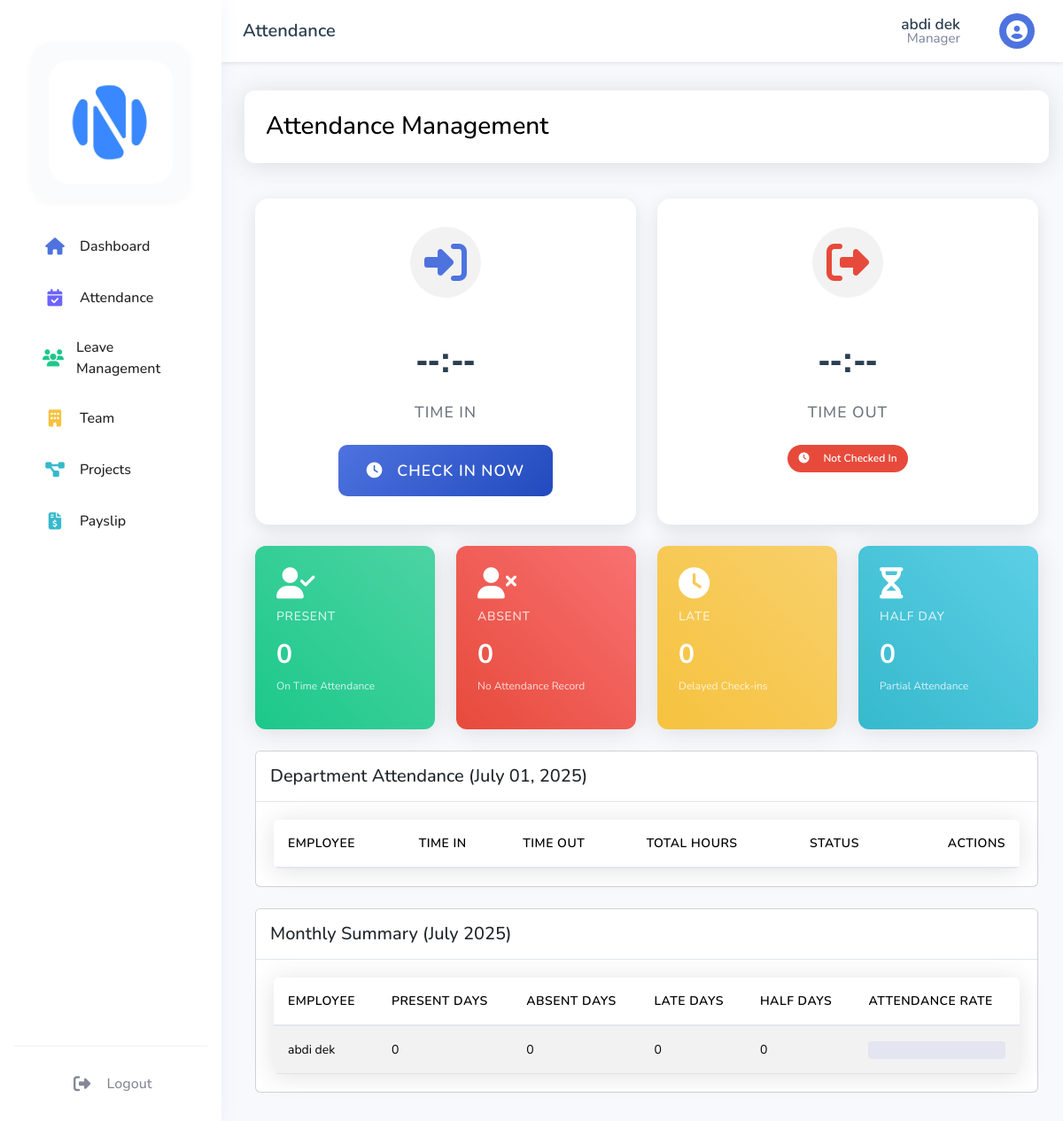
/dashboard/manager/attendance.php (signed in), run on the app's committed database.
### tables this page shows
CREATE TABLE `employees` (
  `emp_id` int(11) NOT NULL,
  `user_id` int(11) DEFAULT NULL,
  `first_name` varchar(50) NOT NULL,
  `last_name` varchar(50) NOT NULL,
  `dept_id` int(11) DEFAULT NULL,
  `position` varchar(100) DEFAULT NULL,
  `hire_date` date DEFAULT NULL,
  `basic_salary` decimal(10,2) DEFAULT '0.00',
  `salary` decimal(10,2) DEFAULT NULL,
  `phone` varchar(20) DEFAULT NULL,
  `address` text,
  `profile_image` varchar(255) DEFAULT NULL,
  `gender` enum('male','female') NOT NULL DEFAULT 'male'
);

CREATE TABLE `users` (
  `user_id` int(11) NOT NULL,
  `username` varchar(50) NOT NULL,
  `password` varchar(255) NOT NULL,
  `email` varchar(100) NOT NULL,
  `role` enum('admin','hr','manager','employee') NOT NULL,
  `status` enum('active','inactive','on_leave','deleted') DEFAULT 'active',
  `created_at` timestamp NOT NULL DEFAULT CURRENT_TIMESTAMP,
  `last_login` timestamp NULL DEFAULT NULL,
  `reset_token` varchar(64) DEFAULT NULL,
  `reset_token_expires` datetime DEFAULT NULL,
  `reset_code` varchar(6) DEFAULT NULL,
  `reset_code_expires` datetime DEFAULT NULL
);

### dashboard/manager/attendance.php (the view, shortened to what this page needs)
<?php
require_once '../../config/database.php';
$stmt = $pdo->prepare("
    SELECT e.*, d.dept_id, d.dept_name
    FROM employees e
    LEFT JOIN departments d ON e.dept_id = d.dept_id
    WHERE e.user_id = ?
");
$stmt->execute([$_SESSION['user_id']]);
$manager = $stmt->fetch();
$current_date = isset($_GET['date']) ? $_GET['date'] : date('Y-m-d');
$today = date('Y-m-d');
$stmt = $pdo->prepare("
    SELECT a.*, e.first_name, e.last_name, e.position, d.dept_name
    FROM attendance a
    JOIN employees e ON a.emp_id = e.emp_id
    JOIN departments d ON e.dept_id = d.dept_id
    WHERE a.emp_id = ? AND a.attendance_date = ?
");
$stmt->execute([$manager['emp_id'], $today]);
$today_attendance = $stmt->fetch();
$current_month = date('Y-m');
$attendance_stats = [
    'total_employees' => 0,
    'present_count' => 0,
    'absent_count' => 0,
    'late_count' => 0,
    'halfday_count' => 0
];
$monthly_summary = [];
try {
    $stmt = $pdo->prepare("
        SELECT
            COUNT(*) as total_employees,
            SUM(CASE WHEN a.status = 'present' THEN 1 ELSE 0 END) as present_count,
            SUM(CASE WHEN a.status = 'absent' THEN 1 ELSE 0 END) as absent_count,
            SUM(CASE WHEN a.status = 'late' THEN 1 ELSE 0 END) as late_count,
            SUM(CASE WHEN a.status = 'half-day' THEN 1 ELSE 0 END) as halfday_count
        FROM employees e
        LEFT JOIN attendance a ON e.emp_id = a.emp_id AND DATE(a.attendance_date) = ?
        WHERE e.dept_id = ?
    ");
    $stmt->execute([$current_date, $manager['dept_id']]);
    $attendance_stats = $stmt->fetch();
    $stmt = $pdo->prepare("
        SELECT
            e.emp_id,
            e.first_name,
            e.last_name,
            COUNT(DISTINCT CASE WHEN a.status = 'present' THEN DATE(a.attendance_date) END) as present_days,
            COUNT(DISTINCT CASE WHEN a.status = 'absent' THEN DATE(a.attendance_date) END) as absent_days,
            COUNT(DISTINCT CASE WHEN a.status = 'late' THEN DATE(a.attendance_date) END) as late_days,
            COUNT(DISTINCT CASE WHEN a.status = 'half-day' THEN DATE(a.attendance_date) END) as halfday_days
        FROM employees e
        LEFT JOIN attendance a ON e.emp_id = a.emp_id
            AND DATE_FORMAT(a.attendance_date, '%Y-%m') = ?
        WHERE e.dept_id = ?
        GROUP BY e.emp_id, e.first_name, e.last_name
        ORDER BY e.first_name
    ");
    $stmt->execute([$current_month, $manager['dept_id']]);
    $monthly_summary = $stmt->fetchAll();
} catch (PDOException $e) {
    $error = "Error fetching data: " . $e->getMessage();
}
?>
<!DOCTYPE html>
<html lang="en">
<head>
    <link href="https://cdn.jsdelivr.net/npm/bootstrap@5.3.2/dist/css/bootstrap.min.css" rel="stylesheet">
    <link rel="stylesheet" href="https://cdnjs.cloudflare.com/ajax/libs/font-awesome/6.4.0/css/all.min.css">
    <link rel="stylesheet" href="https://cdn.datatables.net/1.11.5/css/dataTables.bootstrap5.min.css">
    <link rel="stylesheet" href="../../assets/css/dashboard.css">
</head>
<body>
    <?php include 'includes/sidebar.php'; ?>
        <?php include 'includes/topbar.php'; ?>
    <div class="main-content" style="margin-left:260px; padding-top:70px; min-height:100vh; background:#f8f9fc;">
        <div class="dashboard-header" style="margin-top: 32px; background: white; padding: 1.5rem; border-radius: 0.75rem; box-shadow: 0 0.15rem 1.75rem 0 rgba(58, 59, 69, 0.15);">
                <div class="d-flex justify-content-between align-items-center">
                    <h1 class="h3 mb-0 text-black">Attendance Management</h1>
            </div>
        </div>
        <div class="container-fluid">
            <div class="row mb-4">
                <div class="col-lg-6">
                    <div class="check-in-out-card">
                        <div class="card-content">
                            <div class="icon-wrapper">
                                <i class="fas fa-sign-in-alt text-primary fa-3x"></i>
                            </div>
                            <div class="time">
                                <?php echo $today_attendance ? date('h:i A', strtotime($today_attendance['time_in'])) : '--:--'; ?>
                            </div>
                            <div class="date mb-4">Time In</div>
                            <?php if (!$today_attendance): ?>
                                <form method="POST">
                                    <button type="submit" class="btn btn-primary btn-lg action-button">
                                        <i class="fas fa-clock me-2"></i>Check In Now
                                    </button>
                                </form>
                            <?php else: ?>
                                <div class="status-badge checked-in">
                                    <i class="fas fa-check-circle me-2"></i>Checked In
                                </div>
                            <?php endif; ?>
                        </div>
                    </div>
                </div>
                <div class="col-lg-6">
                    <div class="check-in-out-card">
                        <div class="card-content">
                            <div class="icon-wrapper">
                                <i class="fas fa-sign-out-alt text-danger fa-3x"></i>
                            </div>
                            <div class="time">
                                <?php echo $today_attendance && $today_attendance['time_out'] ? date('h:i A', strtotime($today_attendance['time_out'])) : '--:--'; ?>
                            </div>
                            <div class="date mb-4">Time Out</div>
                            <?php if ($today_attendance && !$today_attendance['time_out']): ?>
                                <form method="POST">
                                    <input type="hidden" name="action" value="check_out">
                                    <button type="submit" class="btn btn-danger btn-lg action-button">
                                        <i class="fas fa-clock me-2"></i>Check Out Now
                                    </button>
                                </form>
                            <?php elseif ($today_attendance && $today_attendance['time_out']): ?>
                                <div class="status-badge checked-out">
                                    <i class="fas fa-check-circle me-2"></i>Checked Out
                                </div>
                            <?php else: ?>
                                <div class="status-badge not-checked">
                                    <i class="fas fa-clock me-2"></i>Not Checked In
                                </div>
                            <?php endif; ?>
                        </div>
                    </div>
                </div>
            </div>
            <div class="row mb-4">
                <div class="col-md-3">
                    <div class="card card-stat present h-100">
                        <div class="stat-icon">
                            <i class="fa-solid fa-user-check fa-2x"></i>
                        </div>
                        <h6 class="card-title">Present</h6>
                        <h2><?php echo $attendance_stats['present_count']; ?></h2>
                        <small>On Time Attendance</small>
                    </div>
                </div>
                <div class="col-md-3">
                    <div class="card card-stat absent h-100">
                        <div class="stat-icon">
                            <i class="fa-solid fa-user-xmark fa-2x"></i>
                        </div>
                        <h6 class="card-title">Absent</h6>
                        <h2><?php echo $attendance_stats['absent_count']; ?></h2>
                        <small>No Attendance Record</small>
                    </div>
                </div>
                <div class="col-md-3">
                    <div class="card card-stat late h-100">
                        <div class="stat-icon">
                            <i class="fa-solid fa-clock fa-2x"></i>
                        </div>
                        <h6 class="card-title">Late</h6>
                        <h2><?php echo $attendance_stats['late_count']; ?></h2>
                        <small>Delayed Check-ins</small>
                    </div>
                </div>
                <div class="col-md-3">
                    <div class="card card-stat halfday h-100">
                        <div class="stat-icon">
                            <i class="fa-solid fa-hourglass-half fa-2x"></i>
                        </div>
                        <h6 class="card-title">Half Day</h6>
                        <h2><?php echo $attendance_stats['halfday_count']; ?></h2>
                        <small>Partial Attendance</small>
                    </div>
                </div>
            </div>
            <div class="card mb-4">
                <div class="card-header">
                    <h5 class="mb-0">Department Attendance (<?php echo date('F d, Y', strtotime($current_date)); ?>)</h5>
                </div>
                <div class="card-body">
                    <div class="table-responsive">
                        <table id="todayAttendanceTable" class="table table-hover align-middle">
                            <thead>
                                <tr>
                                    <th>Employee</th>
                                    <th>Time In</th>
                                    <th>Time Out</th>
                                    <th>Total Hours</th>
                                    <th>Status</th>
                                    <th class="text-end">Actions</th>
                                </tr>
                            </thead>
                        </table>
                    </div>
                </div>
            </div>
            <div class="card">
                <div class="card-header">
                    <h5 class="mb-0">Monthly Summary (<?php echo date('F Y', strtotime($current_month . '-01')); ?>)</h5>
                </div>
                <div class="card-body">
                    <div class="table-responsive">
                        <table id="monthlySummaryTable" class="table table-striped">
                            <thead>
                                <tr>
                                    <th>Employee</th>
                                    <th>Present Days</th>
                                    <th>Absent Days</th>
                                    <th>Late Days</th>
                                    <th>Half Days</th>
                                    <th>Attendance Rate</th>
                                </tr>
                            </thead>
                            <tbody>
                                <?php foreach ($monthly_summary as $summary):
                                ?>
                                <tr>
                                    <td><?php echo htmlspecialchars($summary['first_name'] . ' ' . $summary['last_name']); ?></td>
                                    <td><?php echo $summary['present_days']; ?></td>
                                    <td><?php echo $summary['absent_days']; ?></td>
                                    <td><?php echo $summary['late_days']; ?></td>
                                    <td><?php echo $summary['halfday_days']; ?></td>
                                    <td>
                                        <div class="progress" style="height: 20px;">
                                        </div>
                                    </td>
                                </tr>
                                <?php endforeach; ?>
                            </tbody>
                        </table>
                    </div>
                </div>
            </div>
        </div>
    </div>
</body>
</html>

### dashboard/manager/includes/topbar.php (shortened to what this page needs)
<?php
$stmt = $pdo->prepare("
    SELECT e.*, u.username, u.email, u.role, d.dept_name as department_name
    FROM employees e
    JOIN users u ON e.user_id = u.user_id
    LEFT JOIN departments d ON e.dept_id = d.dept_id
    WHERE e.user_id = ?
");
$stmt->execute([$_SESSION['user_id']]);
$manager = $stmt->fetch();
?>
<nav class="topbar">
    <div class="topbar-left">
        <div class="page-title">
            <?php
            $current_page = basename($_SERVER['PHP_SELF'], '.php');
            echo ucfirst($current_page);
            ?>
        </div>
    </div>
    <div class="topbar-right">
        <div class="manager-info" style="display: flex; flex-direction: column; align-items: flex-end; justify-content: center; margin-right: 1.25rem;">
            <span style="font-weight: 600; color: #2c3e50; line-height: 1; font-size: 1.08rem;">
                <?php echo htmlspecialchars($manager['first_name'] . ' ' . $manager['last_name']); ?>
            </span>
            <span style="font-size: 0.95rem; color: #7b809a; line-height: 1;">
                <?php echo htmlspecialchars(ucfirst($manager['role'])); ?>
            </span>
        </div>
        <div class="profile-dropdown">
            <button class="profile-btn" id="profileDropdownBtn" type="button">
                <div class="profile-avatar">
                    <?php if (!empty($manager['profile_image'])): ?>
                        <img src="../../uploads/profile_photos/<?php echo htmlspecialchars($manager['profile_image']); ?>" alt="Profile" style="width: 40px; height: 40px; object-fit: cover; border-radius: 50%;">
                    <?php else: ?>
                        <i class="fas fa-user-circle"></i>
                    <?php endif; ?>
                </div>
            </button>
        </div>
    </div>
</nav>

### data on the page
employees: first_name+last_name "abdi dek", user.role "Manager", present_days "0", absent_days "0", late_days "0", halfday_days "0"

### other printed values
$current_page "Attendance"
$attendance_stats['present_count'] "0"
$attendance_stats['absent_count'] "0"
$attendance_stats['late_count'] "0"
$attendance_stats['halfday_count'] "0"
date('F d, Y', strtotime($current_date)) "July 01, 2025"
date('F Y', strtotime($current_month . '-01')) "July 2025"
